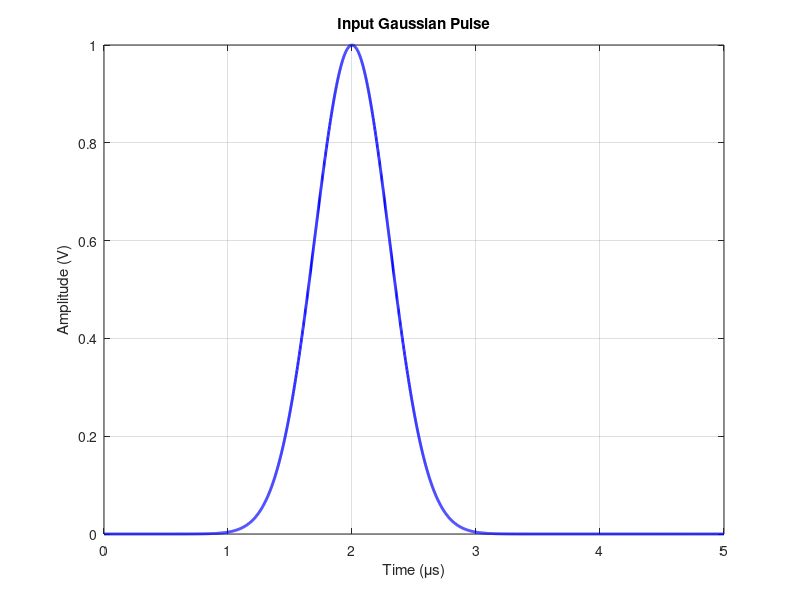
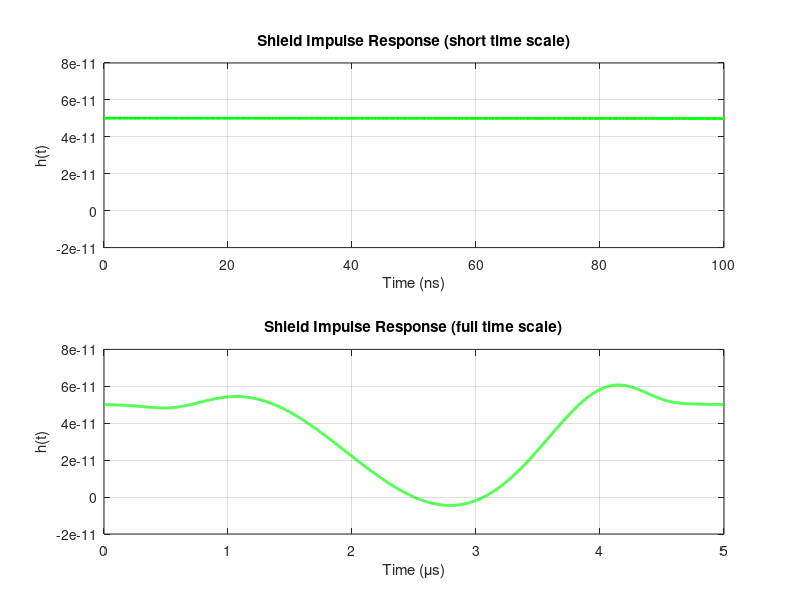
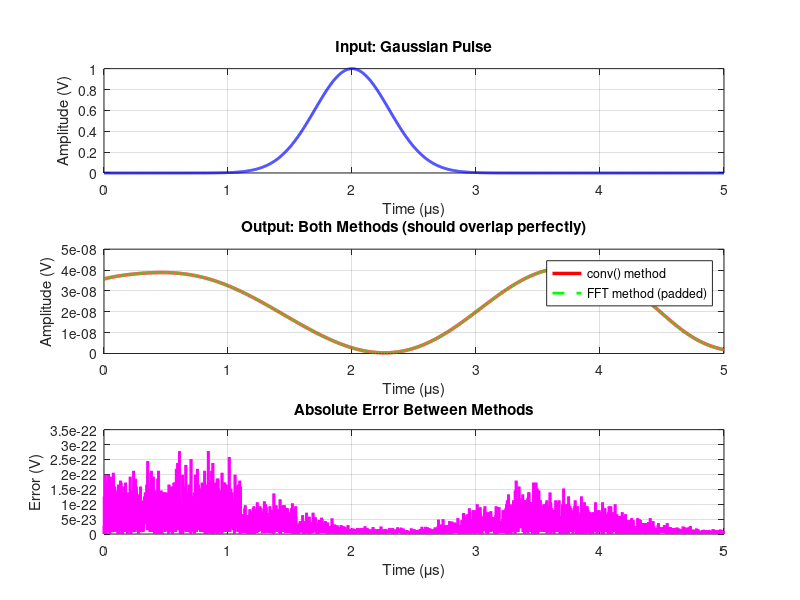

MATLAB code to generate these figures, in order: (Note: this script raises an error after producing the figures.)
clear all; close all; clc;

%% Time setup
dt = 1e-9;                  % Time step (1 nanosecond)
t_max = 5e-6;               % Total time (5 microseconds)
t = 0:dt:t_max;             % Time vector
N = length(t);              % Number of points

%% Gaussian pulse parameters
V0 = 1;                     % Peak amplitude (1 Volt)
t0 = 2e-6;                  % Center time (2 microseconds)
sigma_pulse = 0.3e-6;       % Standard deviation (0.3 microseconds)

%% Generate Gaussian pulse
v_in = V0 * exp(-((t - t0).^2) / (2 * sigma_pulse^2));

%% Plot input signal
figure;
plot(t*1e6, v_in, 'b-', 'LineWidth', 2);
grid on;
xlabel('Time (\mus)');
ylabel('Amplitude (V)');
title('Input Gaussian Pulse');
xlim([0 5]);

%% Physical constants
mu_0 = 4*pi*1e-7;           % Permeability of free space (H/m)
eps_0 = 8.854e-12;          % Permittivity of free space (F/m)
Z_0 = sqrt(mu_0/eps_0);     % Impedance of free space (Ohms)

%% Copper shield properties
sigma_copper = 5.96e7;      % Conductivity (S/m)
mu_r = 1;                   % Relative permeability
eps_r = 1;                  % Relative permittivity
thickness = 0.5e-3;           % Shield thickness (1 mm)

%% Create frequency vector
df = 1/t_max;               % Frequency resolution
f = (0:N-1)*df;             % Frequency vector

%% Shield transfer function H(f) - CORRECTED VERSION

% Create frequency vector with negative frequencies properly identified
f_sym = f;
f_sym(f_sym > 1/(2*dt)) = f_sym(f_sym > 1/(2*dt)) - 1/dt;  % Wrap to negative

% Angular frequency using abs(f_sym) for symmetric transfer function
omega = 2*pi*abs(f_sym);
omega(omega < 2*pi*1e-6) = 2*pi*1e-6;  % Avoid division by zero at DC and near-zero freqs

% Material properties
mu = mu_r * mu_0;              % Absolute permeability (H/m)
eps = eps_r * eps_0;           % Absolute permittivity (F/m)

% Complex propagation constant (accounts for both conduction and displacement currents)
gamma = sqrt(1j*omega*mu.*(sigma_copper + 1j*omega*eps));

% Intrinsic impedance of shield material
Z_s = sqrt(1j*omega*mu./(sigma_copper + 1j*omega*eps));

% Schelkunoff's shielding theory: accounts for multiple reflections
% Reflection coefficient at air-shield interface
rho_01 = (Z_s - Z_0)./(Z_s + Z_0);

% Transmission coefficients
tau_01 = 2*Z_s./(Z_s + Z_0);    % Air to shield
tau_10 = 2*Z_0./(Z_s + Z_0);    % Shield to air

% Attenuation through shield thickness
A = exp(-gamma*thickness);

% Complete transfer function including reflections and transmission
% Denominator accounts for infinite series of internal reflections
H = (tau_01 .* tau_10 .* A) ./ (1 - rho_01.^2 .* A.^2);

% Diagnostic output
fprintf('=== Physical Parameters ===\n');
fprintf('Z_0 = %.2f Ohms\n', Z_0);
fprintf('Max |H| = %.6e (at low frequencies)\n', max(abs(H)));
fprintf('Min |H| = %.6e (at high frequencies)\n', min(abs(H)));
fprintf('Z_s at 1 MHz = %.6e Ohms\n\n', abs(Z_s(100)));

%% Calculate impulse response (time domain)
h_impulse = real(ifft(H));
%h_impulse = h_impulse - mean(h_impulse);    % Remove DC offset

% Check impulse response location
[peak_value, peak_idx] = max(abs(h_impulse));
fprintf('Impulse response peak at index: %d (time = %.3e s)\n', peak_idx, t(peak_idx));
fprintf('Peak value: %.6e\n\n', peak_value);

% Plot impulse response
figure;
subplot(2,1,1);
plot(t*1e9, h_impulse, 'g-', 'LineWidth', 2);
grid on;
xlabel('Time (ns)');
ylabel('h(t)');
title('Shield Impulse Response (short time scale)');
xlim([0 100]);

subplot(2,1,2);
plot(t*1e6, h_impulse, 'g-', 'LineWidth', 2);
grid on;
xlabel('Time (\mus)');
ylabel('h(t)');
title('Shield Impulse Response (full time scale)');
xlim([0 5]);

%% Time domain calculation - LINEAR CONVOLUTION

% Method 1: Direct convolution (reference)
v_out_conv = conv(v_in, h_impulse, 'same');
%v_out_conv = v_out_conv - mean(v_out_conv);

% Method 2: FFT-based LINEAR convolution (with zero-padding)
N_fft = length(v_in) + length(h_impulse) - 1;  % Minimum length for linear conv
V_in_freq_padded = fft(v_in, N_fft);           % Zero-pad v_in to N_fft
H_padded = fft(h_impulse, N_fft);              % Zero-pad h_impulse to N_fft
V_out_freq = V_in_freq_padded .* H_padded;
v_out_fft_full = real(ifft(V_out_freq));

% Extract 'same' portion to match conv(...,'same')
center_start = floor(length(h_impulse)/2);
v_out_fft = v_out_fft_full(center_start + (1:length(v_in)));
%v_out_fft = v_out_fft - mean(v_out_fft);

fprintf('=== Convolution Comparison ===\n');
fprintf('Max error between methods: %.6e\n\n', max(abs(v_out_conv - v_out_fft)));

%% Plot comparison
figure('Position', [100 100 1200 800]);

subplot(3,1,1);
plot(t*1e6, v_in, 'b-', 'LineWidth', 2);
grid on;
xlabel('Time (\mus)');
ylabel('Amplitude (V)');
title('Input: Gaussian Pulse');
xlim([0 5]);

subplot(3,1,2);
plot(t*1e6, v_out_conv, 'r-', 'LineWidth', 2.5, 'DisplayName', 'conv() method');
hold on;
plot(t*1e6, v_out_fft, 'g--', 'LineWidth', 2, 'DisplayName', 'FFT method (padded)');
grid on;
xlabel('Time (\mus)');
ylabel('Amplitude (V)');
title('Output: Both Methods (should overlap perfectly)');
legend('Location', 'best');
xlim([0 5]);

subplot(3,1,3);
plot(t*1e6, abs(v_out_conv - v_out_fft), 'm-', 'LineWidth', 2);
grid on;
xlabel('Time (\mus)');
ylabel('Error (V)');
title('Absolute Error Between Methods');
xlim([0 5]);

sgtitle('Time-Domain Convolution: Direct vs FFT-Based', 'FontSize', 14, 'FontWeight', 'bold');

%% Check boundary conditions
fprintf('=== Boundary Check ===\n');
fprintf('Input at t=0: %.6e V\n', v_in(1));
fprintf('Input at t=end: %.6e V\n', v_in(end));
fprintf('Impulse at t=0: %.6e\n', h_impulse(1));
fprintf('Impulse at t=end: %.6e\n', h_impulse(end));
fprintf('All values should be near zero for minimal circular artifacts.\n\n');

fprintf('=== VALIDATION COMPLETE ===\n');
fprintf('Time-domain convolution methods validated!\n');
